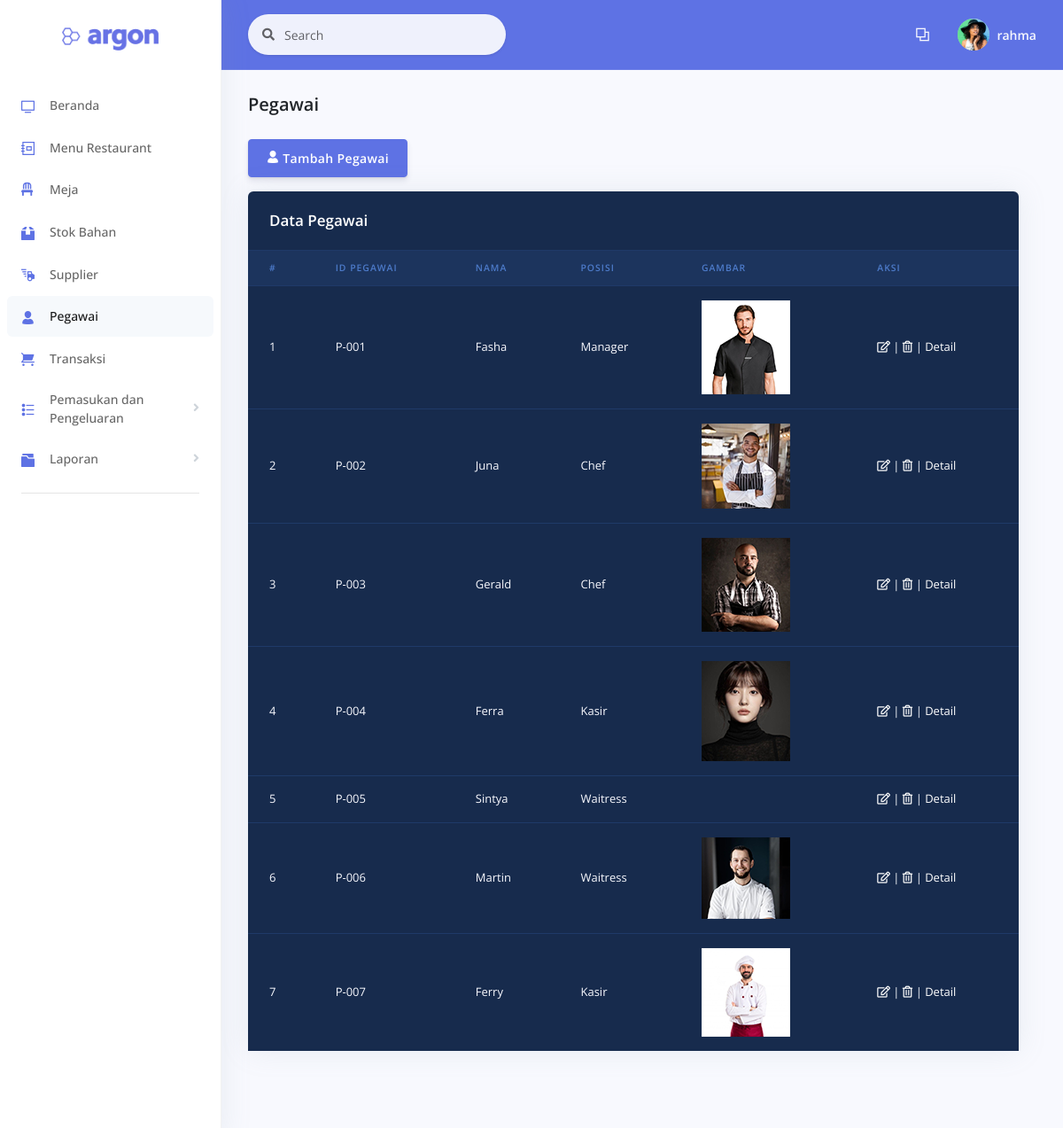
/examples/pegawai.php (signed in), run on an earlier commit of the app's database.
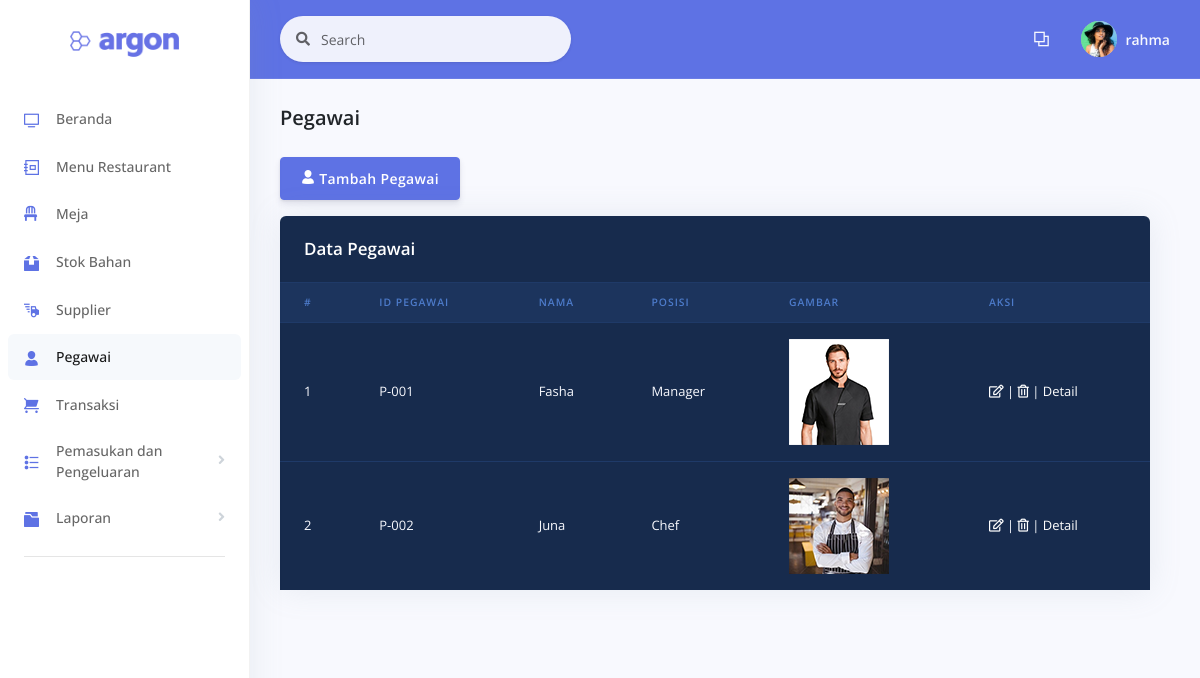
And on a later commit of the database.
### tables this page shows
CREATE TABLE `pegawai` (
  `id_pegawai` varchar(7) NOT NULL,
  `nama` varchar(50) NOT NULL,
  `posisi` varchar(50) NOT NULL,
  `alamat` varchar(100) NOT NULL,
  `tanggal_lahir` date NOT NULL,
  `no_telepon` varchar(13) NOT NULL,
  `gambar` varchar(100) NOT NULL
);

### examples/functions.php (called while the page is built, shortened)
<?php
function koneksi() {
	$conn = mysqli_connect("localhost", "root", "");
	mysqli_select_db($conn, "pw_restaurant");
	return $conn;
}
function query($sql) {
	$conn = koneksi();
	$result = mysqli_query($conn, "$sql");
	$rows = [];
	while ($row = mysqli_fetch_assoc($result)) {
		$rows[] = $row;
	}
	return $rows;
}
?>

### examples/pegawai.php (the view, shortened to what this page needs)
<?php
require 'functions.php';
$pegawai = query("SELECT * FROM pegawai");
?>
<!DOCTYPE html>
<html>
<head>
  <link rel="stylesheet" href="../assets/vendor/nucleo/css/nucleo.css" type="text/css">
  <link rel="stylesheet" href="../assets/vendor/@fortawesome/fontawesome-free/css/all.min.css" type="text/css">
  <link rel="stylesheet" href="../assets/css/argon.css?v=1.2.0" type="text/css">
  <link rel="stylesheet" href="../assets/css/style.css">
</head>
<body>
  <nav class="sidenav navbar navbar-vertical  fixed-left  navbar-expand-xs navbar-light bg-white" id="sidenav-main">
    <div class="scrollbar-inner">
      <div class="sidenav-header  align-items-center">
        <a class="navbar-brand" href="javascript:void(0)">
          <img src="../assets/img/brand/blue.png" class="navbar-brand-img" alt="...">
        </a>
      </div>
      <div class="navbar-inner">
        <div class="collapse navbar-collapse" id="sidenav-collapse-main">
          <ul class="navbar-nav">
            <li class="nav-item">
              <a class="nav-link" href="beranda.php">
                <i class="ni ni-tv-2 text-primary"></i>
                <span class="nav-link-text">Beranda</span>
              </a>
            </li>
            <li class="nav-item">
              <a class="nav-link" href="menu.php">
                <i class="ni ni-collection text-primary"></i>
                <span class="nav-link-text">Menu Restaurant</span>
              </a>
            </li>
            <li class="nav-item">
              <a class="nav-link" href="meja.php">
                <i class="fas fa-chair text-primary"></i>
                <span class="nav-link-text">Meja</span>
              </a>
            </li>
            <li class="nav-item">
              <a class="nav-link" href="stok.php">
                <i class="ni ni-box-2 text-primary"></i>
                <span class="nav-link-text">Stok Bahan</span>
              </a>
            </li>
            <li class="nav-item">
              <a class="nav-link" href="supplier.php">
                <i class="ni ni-delivery-fast text-primary"></i>
                <span class="nav-link-text">Supplier</span>
              </a>
            </li>
            <li class="nav-item">
              <a class="nav-link active" href="pegawai.php">
                <i class="ni ni-single-02 text-primary"></i>
                <span class="nav-link-text">Pegawai</span>
              </a>
            </li>
            <li class="nav-item">
              <a class="nav-link" href="transaksi.php">
                <i class="ni ni-cart text-primary"></i>
                <span class="nav-link-text">Transaksi</span>
              </a>
            </li>
            <li class="nav-item">
              <a class="nav-link" data-toggle="collapse" href="#dua">
                <i class="ni ni-bullet-list-67 text-primary"></i>
                <span class="nav-link-text">Pemasukan dan Pengeluaran</span>
              </a>
            </li>
            <li class="nav-item">
              <a class="nav-link" data-toggle="collapse" href="#tables">
                <i class="ni ni-folder-17 text-primary"></i>
                <span class="nav-link-text">Laporan</span>
              </a>
            </li>
          </ul>
          <hr class="my-3">
        </div>
      </div>
    </div>
  </nav>
  <div class="main-content" id="panel">
    <nav class="navbar navbar-top navbar-expand navbar-dark bg-primary border-bottom">
      <div class="container-fluid">
        <div class="collapse navbar-collapse" id="navbarSupportedContent">
          <form class="navbar-search navbar-search-light form-inline mr-sm-3" id="navbar-search-main" action="" method="POST">
            <div class="form-group mb-0">
              <div class="input-group input-group-alternative input-group-merge">
                <div class="input-group-prepend">
                  <span class="input-group-text"><i class="fas fa-search"></i></span>
                </div>
                <input class="keyword form-control" placeholder="Search" type="text" name="keyword" autocomplete="off">
              </div>
            </div>
          </form>
          <ul class="navbar-nav align-items-center  ml-md-auto ">
            <li class="nav-item dropdown">
              <a class="nav-link" href="#" role="button" data-toggle="dropdown" aria-haspopup="true" aria-expanded="false">
                <i class="ni ni-ungroup"></i>
              </a>
            </li>
          </ul>
          <ul class="navbar-nav align-items-center  ml-auto ml-md-0 ">
            <li class="nav-item dropdown">
              <a class="nav-link pr-0" href="#" role="button" data-toggle="dropdown" aria-haspopup="true" aria-expanded="false">
                <div class="media align-items-center">
                  <span class="avatar avatar-sm rounded-circle">
                    <img alt="Image placeholder" src="../assets/img/theme/team-4.jpg">
                  </span>
                  <div class="media-body  ml-2  d-none d-lg-block">
                    <span class="mb-0 text-sm  font-weight-bold"><?php echo $_SESSION["username"]; ?></span>
                  </div>
                </div>
              </a>
            </li>
          </ul>
        </div>
      </div>
    </nav>
    <div class="header pb-6">
      <div class="container-fluid">
        <div class="header-body">
          <div class="row align-items-center py-4">
            <div class="col-lg-6 col-7">
              <h6 class="h2 text-dark d-inline-block mb-0">Pegawai</h6>
            </div>
          </div>
          <a href="tambahpegawai.php"><button type="submit" class="btn btn-primary mb-3"><i class="ni ni-single-02"></i> Tambah Pegawai</button></a>
            <div class="row tabel-gelap">
              <div class="col">
                <div class="card bg-default shadow">
                  <div class="card-header bg-transparent border-0">
                    <h3 class="text-white mb-0">Data Pegawai</h3>
                  </div>
                  <div class="hasil-cari table-responsive">
                    <table class="table align-items-center table-dark table-flush">
                      <thead class="thead-dark">
                        <tr>
                          <th scope="col" class="sort" data-sort="name">#</th>
                          <th scope="col" class="sort" data-sort="budget">ID Pegawai</th>
                          <th scope="col" class="sort" data-sort="status">Nama</th>
                          <th scope="col" class="sort" data-sort="status">Posisi</th>
                          <th scope="col" class="sort" data-sort="status">Gambar</th>
                          <th scope="col" class="sort" data-sort="status">Aksi</th>
                        </tr>
                      </thead>
                      <tbody class="list">
                      <?php $i = 1; ?>
                      <?php foreach ($pegawai as $p) { ?>
                          <tr>
                            <td><?php echo $i++; ?></td>
                            <td><?php echo $p['id_pegawai']; ?></td>
                            <td><?php echo $p['nama']; ?></td>
                            <td><?php echo $p['posisi']; ?></td>
                            <td><img src="../assets/img/pegawai/<?php echo $p['gambar']; ?>" alt=""></td>
                            <td>
                            <a href="ubahpegawai.php?id_pegawai=<?php echo $p['id_pegawai']; ?>" onclick="return confirm('Ubah data pegawai?')"><i class="far fa-edit text-white"></i></a> |
                            <a href="hapuspegawai.php?id_pegawai=<?php echo $p['id_pegawai']; ?>" onclick="return confirm('Hapus data pegawai?')"><i class="far fa-trash-alt text-white"></i></a> |
                            <a href="detailpegawai.php?id_pegawai=<?php echo $p['id_pegawai']; ?>" class="text-white">Detail</a>
                            </td>
                          </tr>
                        <?php } ?>
                      </tbody>
                    </table>
                  </div>
                </div>
              </div>
            </div>
        </div>
      </div>
    </div>
    <div class="container-fluid mt--6">
      <footer class="footer pt-0">
      </footer>
    </div>
  </div>
</body>
</html>

### assets/css/style.css (style rules this page uses)
.tabel-gelap { width: 900px; }

What changed in the data, as far as the page shows it:
removed pegawai: id_pegawai "P-003", nama "Gerald", posisi "Chef", gambar (picture)
removed pegawai: id_pegawai "P-004", nama "Ferra", posisi "Kasir", gambar (picture)
removed pegawai: id_pegawai "P-005", nama "Sintya", posisi "Waitress"
removed pegawai: id_pegawai "P-006", nama "Martin", posisi "Waitress", gambar (picture)
removed pegawai: id_pegawai "P-007", nama "Ferry", posisi "Kasir", gambar (picture)
